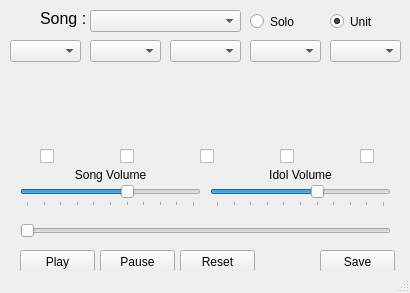
<?xml version="1.0" encoding="UTF-8"?>
<ui version="4.0">
 <class>MainWindow</class>
 <widget class="QMainWindow" name="MainWindow">
  <property name="geometry">
   <rect>
    <x>0</x>
    <y>0</y>
    <width>410</width>
    <height>293</height>
   </rect>
  </property>
  <property name="sizePolicy">
   <sizepolicy hsizetype="Fixed" vsizetype="Fixed">
    <horstretch>0</horstretch>
    <verstretch>0</verstretch>
   </sizepolicy>
  </property>
  <property name="minimumSize">
   <size>
    <width>410</width>
    <height>293</height>
   </size>
  </property>
  <property name="maximumSize">
   <size>
    <width>410</width>
    <height>293</height>
   </size>
  </property>
  <property name="windowTitle">
   <string>Million Live Quintet Player</string>
  </property>
  <property name="locale">
   <locale language="English" country="UnitedStates"/>
  </property>
  <property name="animated">
   <bool>false</bool>
  </property>
  <widget class="QWidget" name="centralWidget">
   <property name="font">
    <font>
     <family>MS UI Gothic</family>
    </font>
   </property>
   <property name="locale">
    <locale language="English" country="UnitedStates"/>
   </property>
   <widget class="QCheckBox" name="idolactive0">
    <property name="enabled">
     <bool>true</bool>
    </property>
    <property name="geometry">
     <rect>
      <x>40</x>
      <y>148</y>
      <width>16</width>
      <height>16</height>
     </rect>
    </property>
    <property name="font">
     <font>
      <family>Segoe UI</family>
     </font>
    </property>
    <property name="mouseTracking">
     <bool>false</bool>
    </property>
    <property name="text">
     <string/>
    </property>
   </widget>
   <widget class="QCheckBox" name="idolactive1">
    <property name="enabled">
     <bool>true</bool>
    </property>
    <property name="geometry">
     <rect>
      <x>120</x>
      <y>148</y>
      <width>16</width>
      <height>16</height>
     </rect>
    </property>
    <property name="font">
     <font>
      <family>Segoe UI</family>
     </font>
    </property>
    <property name="mouseTracking">
     <bool>false</bool>
    </property>
    <property name="text">
     <string/>
    </property>
   </widget>
   <widget class="QCheckBox" name="idolactive2">
    <property name="enabled">
     <bool>true</bool>
    </property>
    <property name="geometry">
     <rect>
      <x>200</x>
      <y>148</y>
      <width>16</width>
      <height>16</height>
     </rect>
    </property>
    <property name="font">
     <font>
      <family>Segoe UI</family>
     </font>
    </property>
    <property name="mouseTracking">
     <bool>false</bool>
    </property>
    <property name="text">
     <string/>
    </property>
   </widget>
   <widget class="QCheckBox" name="idolactive3">
    <property name="enabled">
     <bool>true</bool>
    </property>
    <property name="geometry">
     <rect>
      <x>280</x>
      <y>148</y>
      <width>16</width>
      <height>16</height>
     </rect>
    </property>
    <property name="font">
     <font>
      <family>Segoe UI</family>
     </font>
    </property>
    <property name="mouseTracking">
     <bool>false</bool>
    </property>
    <property name="text">
     <string/>
    </property>
   </widget>
   <widget class="QCheckBox" name="idolactive4">
    <property name="enabled">
     <bool>true</bool>
    </property>
    <property name="geometry">
     <rect>
      <x>360</x>
      <y>148</y>
      <width>16</width>
      <height>16</height>
     </rect>
    </property>
    <property name="font">
     <font>
      <family>Segoe UI</family>
     </font>
    </property>
    <property name="mouseTracking">
     <bool>false</bool>
    </property>
    <property name="text">
     <string/>
    </property>
    <property name="checkable">
     <bool>true</bool>
    </property>
    <property name="checked">
     <bool>false</bool>
    </property>
   </widget>
   <widget class="QSlider" name="positionSlider">
    <property name="enabled">
     <bool>true</bool>
    </property>
    <property name="geometry">
     <rect>
      <x>20</x>
      <y>220</y>
      <width>371</width>
      <height>22</height>
     </rect>
    </property>
    <property name="font">
     <font>
      <family>Segoe UI</family>
     </font>
    </property>
    <property name="mouseTracking">
     <bool>false</bool>
    </property>
    <property name="maximum">
     <number>500</number>
    </property>
    <property name="tracking">
     <bool>false</bool>
    </property>
    <property name="orientation">
     <enum>Qt::Horizontal</enum>
    </property>
   </widget>
   <widget class="QSlider" name="idolSlider">
    <property name="geometry">
     <rect>
      <x>210</x>
      <y>185</y>
      <width>181</width>
      <height>22</height>
     </rect>
    </property>
    <property name="font">
     <font>
      <family>Segoe UI</family>
     </font>
    </property>
    <property name="mouseTracking">
     <bool>false</bool>
    </property>
    <property name="maximum">
     <number>100</number>
    </property>
    <property name="value">
     <number>60</number>
    </property>
    <property name="orientation">
     <enum>Qt::Horizontal</enum>
    </property>
    <property name="tickPosition">
     <enum>QSlider::TicksBelow</enum>
    </property>
    <property name="tickInterval">
     <number>10</number>
    </property>
   </widget>
   <widget class="QSlider" name="BGMSlider">
    <property name="geometry">
     <rect>
      <x>20</x>
      <y>185</y>
      <width>181</width>
      <height>22</height>
     </rect>
    </property>
    <property name="font">
     <font>
      <family>Segoe UI</family>
     </font>
    </property>
    <property name="mouseTracking">
     <bool>false</bool>
    </property>
    <property name="maximum">
     <number>100</number>
    </property>
    <property name="value">
     <number>60</number>
    </property>
    <property name="orientation">
     <enum>Qt::Horizontal</enum>
    </property>
    <property name="tickPosition">
     <enum>QSlider::TicksBelow</enum>
    </property>
    <property name="tickInterval">
     <number>10</number>
    </property>
   </widget>
   <widget class="QComboBox" name="idolsel0">
    <property name="geometry">
     <rect>
      <x>10</x>
      <y>40</y>
      <width>71</width>
      <height>22</height>
     </rect>
    </property>
    <property name="font">
     <font>
      <family>Segoe UI</family>
     </font>
    </property>
    <property name="mouseTracking">
     <bool>false</bool>
    </property>
   </widget>
   <widget class="QComboBox" name="idolsel1">
    <property name="geometry">
     <rect>
      <x>90</x>
      <y>40</y>
      <width>71</width>
      <height>22</height>
     </rect>
    </property>
    <property name="font">
     <font>
      <family>Segoe UI</family>
     </font>
    </property>
    <property name="mouseTracking">
     <bool>false</bool>
    </property>
   </widget>
   <widget class="QComboBox" name="idolsel2">
    <property name="geometry">
     <rect>
      <x>170</x>
      <y>40</y>
      <width>71</width>
      <height>22</height>
     </rect>
    </property>
    <property name="font">
     <font>
      <family>Segoe UI</family>
     </font>
    </property>
    <property name="mouseTracking">
     <bool>false</bool>
    </property>
   </widget>
   <widget class="QComboBox" name="idolsel3">
    <property name="geometry">
     <rect>
      <x>250</x>
      <y>40</y>
      <width>71</width>
      <height>22</height>
     </rect>
    </property>
    <property name="font">
     <font>
      <family>Segoe UI</family>
     </font>
    </property>
    <property name="mouseTracking">
     <bool>false</bool>
    </property>
   </widget>
   <widget class="QComboBox" name="idolsel4">
    <property name="geometry">
     <rect>
      <x>330</x>
      <y>40</y>
      <width>71</width>
      <height>22</height>
     </rect>
    </property>
    <property name="font">
     <font>
      <family>Segoe UI</family>
     </font>
    </property>
    <property name="mouseTracking">
     <bool>false</bool>
    </property>
   </widget>
   <widget class="QPushButton" name="playButton">
    <property name="geometry">
     <rect>
      <x>20</x>
      <y>250</y>
      <width>75</width>
      <height>23</height>
     </rect>
    </property>
    <property name="font">
     <font>
      <family>Segoe UI</family>
     </font>
    </property>
    <property name="mouseTracking">
     <bool>false</bool>
    </property>
    <property name="text">
     <string>Play</string>
    </property>
   </widget>
   <widget class="QPushButton" name="pauseButton">
    <property name="geometry">
     <rect>
      <x>100</x>
      <y>250</y>
      <width>75</width>
      <height>23</height>
     </rect>
    </property>
    <property name="font">
     <font>
      <family>Segoe UI</family>
     </font>
    </property>
    <property name="mouseTracking">
     <bool>false</bool>
    </property>
    <property name="text">
     <string>Pause</string>
    </property>
   </widget>
   <widget class="QPushButton" name="saveButton">
    <property name="geometry">
     <rect>
      <x>320</x>
      <y>250</y>
      <width>75</width>
      <height>23</height>
     </rect>
    </property>
    <property name="font">
     <font>
      <family>Segoe UI</family>
     </font>
    </property>
    <property name="mouseTracking">
     <bool>false</bool>
    </property>
    <property name="text">
     <string>Save</string>
    </property>
   </widget>
   <widget class="QPushButton" name="resetButton">
    <property name="geometry">
     <rect>
      <x>180</x>
      <y>250</y>
      <width>75</width>
      <height>23</height>
     </rect>
    </property>
    <property name="font">
     <font>
      <family>Segoe UI</family>
     </font>
    </property>
    <property name="mouseTracking">
     <bool>false</bool>
    </property>
    <property name="text">
     <string>Reset</string>
    </property>
   </widget>
   <widget class="QComboBox" name="songsel">
    <property name="geometry">
     <rect>
      <x>90</x>
      <y>10</y>
      <width>151</width>
      <height>22</height>
     </rect>
    </property>
    <property name="font">
     <font>
      <family>Segoe UI</family>
     </font>
    </property>
    <property name="mouseTracking">
     <bool>false</bool>
    </property>
    <property name="currentText">
     <string/>
    </property>
   </widget>
   <widget class="QRadioButton" name="soloButton">
    <property name="geometry">
     <rect>
      <x>250</x>
      <y>11</y>
      <width>61</width>
      <height>21</height>
     </rect>
    </property>
    <property name="font">
     <font>
      <family>Segoe UI</family>
     </font>
    </property>
    <property name="mouseTracking">
     <bool>false</bool>
    </property>
    <property name="text">
     <string>Solo</string>
    </property>
   </widget>
   <widget class="QRadioButton" name="unitButton">
    <property name="geometry">
     <rect>
      <x>330</x>
      <y>11</y>
      <width>61</width>
      <height>21</height>
     </rect>
    </property>
    <property name="font">
     <font>
      <family>Segoe UI</family>
     </font>
    </property>
    <property name="mouseTracking">
     <bool>false</bool>
    </property>
    <property name="text">
     <string>Unit</string>
    </property>
    <property name="checked">
     <bool>true</bool>
    </property>
   </widget>
   <widget class="QLabel" name="label">
    <property name="geometry">
     <rect>
      <x>40</x>
      <y>9</y>
      <width>50</width>
      <height>21</height>
     </rect>
    </property>
    <property name="font">
     <font>
      <family>Segoe UI</family>
      <pointsize>12</pointsize>
     </font>
    </property>
    <property name="mouseTracking">
     <bool>false</bool>
    </property>
    <property name="text">
     <string>Song :</string>
    </property>
    <property name="alignment">
     <set>Qt::AlignLeading|Qt::AlignLeft|Qt::AlignTop</set>
    </property>
   </widget>
   <widget class="QLabel" name="label_2">
    <property name="geometry">
     <rect>
      <x>20</x>
      <y>159</y>
      <width>181</width>
      <height>31</height>
     </rect>
    </property>
    <property name="font">
     <font>
      <family>Segoe UI</family>
     </font>
    </property>
    <property name="mouseTracking">
     <bool>false</bool>
    </property>
    <property name="text">
     <string>Song Volume</string>
    </property>
    <property name="alignment">
     <set>Qt::AlignCenter</set>
    </property>
   </widget>
   <widget class="QLabel" name="label_3">
    <property name="geometry">
     <rect>
      <x>210</x>
      <y>159</y>
      <width>181</width>
      <height>31</height>
     </rect>
    </property>
    <property name="font">
     <font>
      <family>Segoe UI</family>
     </font>
    </property>
    <property name="mouseTracking">
     <bool>false</bool>
    </property>
    <property name="text">
     <string>Idol Volume</string>
    </property>
    <property name="alignment">
     <set>Qt::AlignCenter</set>
    </property>
   </widget>
   <widget class="QLabel" name="idolimage0">
    <property name="geometry">
     <rect>
      <x>10</x>
      <y>70</y>
      <width>71</width>
      <height>71</height>
     </rect>
    </property>
    <property name="font">
     <font>
      <family>Segoe UI</family>
     </font>
    </property>
    <property name="text">
     <string/>
    </property>
   </widget>
   <widget class="QLabel" name="idolimage1">
    <property name="geometry">
     <rect>
      <x>90</x>
      <y>70</y>
      <width>71</width>
      <height>71</height>
     </rect>
    </property>
    <property name="font">
     <font>
      <family>Segoe UI</family>
     </font>
    </property>
    <property name="text">
     <string/>
    </property>
   </widget>
   <widget class="QLabel" name="idolimage2">
    <property name="geometry">
     <rect>
      <x>170</x>
      <y>70</y>
      <width>71</width>
      <height>71</height>
     </rect>
    </property>
    <property name="font">
     <font>
      <family>Segoe UI</family>
     </font>
    </property>
    <property name="text">
     <string/>
    </property>
   </widget>
   <widget class="QLabel" name="idolimage3">
    <property name="geometry">
     <rect>
      <x>250</x>
      <y>70</y>
      <width>71</width>
      <height>71</height>
     </rect>
    </property>
    <property name="font">
     <font>
      <family>Segoe UI</family>
     </font>
    </property>
    <property name="text">
     <string/>
    </property>
   </widget>
   <widget class="QLabel" name="idolimage4">
    <property name="geometry">
     <rect>
      <x>330</x>
      <y>70</y>
      <width>71</width>
      <height>71</height>
     </rect>
    </property>
    <property name="font">
     <font>
      <family>Segoe UI</family>
     </font>
    </property>
    <property name="text">
     <string/>
    </property>
   </widget>
  </widget>
  <widget class="QStatusBar" name="statusBar"/>
 </widget>
 <layoutdefault spacing="6" margin="11"/>
 <resources/>
 <connections/>
</ui>
